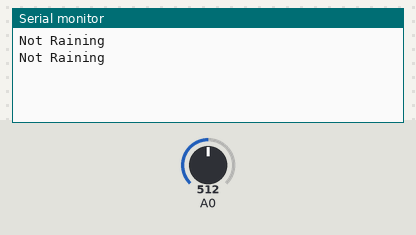
This sketch was run on a simulated Arduino Uno, built with avr-gcc and run on an emulated ATmega328P. Shown: the last lines printed to the serial monitor. Inputs (shaded band) come from the test bench; at power-on: A0 = 512.

Above: at 1.8 s.
1.9 s: A0 set to 350
At 2.3 s:
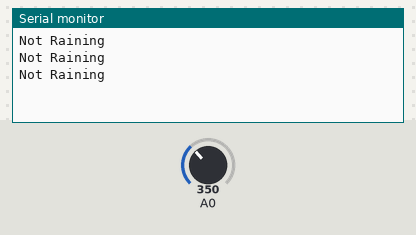
3.4 s: A0 set to 325
At 4.8 s:
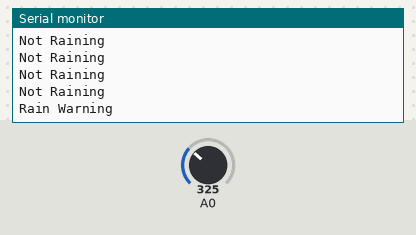

The sketch:

raindrop.ino
```cpp
const int sensorMin = 0;     // sensor minimum
const int sensorMax = 1024;  // sensor maximum

void setup() {
  // initialize serial communication @ 9600 baud:
  Serial.begin(9600);
}
void loop() {
  // read the sensor on analog A0:
  int sensorReading = analogRead(A0);
  // map the sensor range (four options):
  // ex: 'long int map(long int, long int, long int, long int, long int)'
  int range = map(sensorReading, sensorMin, sensorMax, 0, 3);

  // range value:
  switch (range) {

 case 0:    // Sensor getting wet
    Serial.println("Rain Warning");
    break;
 case 1:    // Sensor dry
    Serial.println("Not Raining");
    break;
  }
  delay(1000);  // delay between reads
}
```

Measured:
- the behaviour switches between 342 and 341 on A0 (found by bisection; images 1 and 2)
- after the input at 3.4 s, the serial monitor: prints a new line after 0.60 s (image 2)
